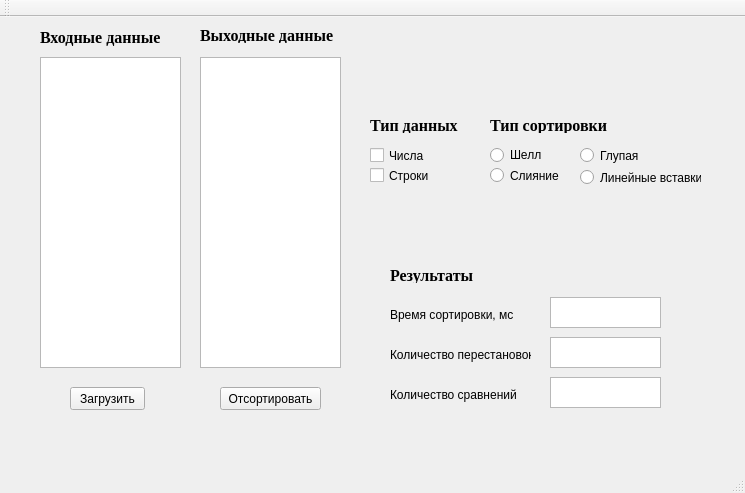
<?xml version="1.0" encoding="UTF-8"?>
<ui version="4.0">
 <class>MainWindow</class>
 <widget class="QMainWindow" name="MainWindow">
  <property name="geometry">
   <rect>
    <x>0</x>
    <y>0</y>
    <width>745</width>
    <height>493</height>
   </rect>
  </property>
  <property name="windowTitle">
   <string>MainWindow</string>
  </property>
  <widget class="QWidget" name="centralWidget">
   <widget class="QCheckBox" name="checkBox_1">
    <property name="geometry">
     <rect>
      <x>370</x>
      <y>130</y>
      <width>70</width>
      <height>17</height>
     </rect>
    </property>
    <property name="text">
     <string>Числа</string>
    </property>
   </widget>
   <widget class="QCheckBox" name="checkBox_2">
    <property name="geometry">
     <rect>
      <x>370</x>
      <y>150</y>
      <width>70</width>
      <height>17</height>
     </rect>
    </property>
    <property name="text">
     <string>Строки</string>
    </property>
   </widget>
   <widget class="QLabel" name="label">
    <property name="geometry">
     <rect>
      <x>490</x>
      <y>100</y>
      <width>131</width>
      <height>16</height>
     </rect>
    </property>
    <property name="font">
     <font>
      <family>Times New Roman</family>
      <pointsize>12</pointsize>
      <weight>75</weight>
      <bold>true</bold>
     </font>
    </property>
    <property name="text">
     <string>Тип сортировки</string>
    </property>
   </widget>
   <widget class="QLabel" name="label_2">
    <property name="geometry">
     <rect>
      <x>370</x>
      <y>100</y>
      <width>91</width>
      <height>16</height>
     </rect>
    </property>
    <property name="font">
     <font>
      <family>Times New Roman</family>
      <pointsize>12</pointsize>
      <weight>75</weight>
      <bold>true</bold>
     </font>
    </property>
    <property name="text">
     <string>Тип данных</string>
    </property>
   </widget>
   <widget class="QLabel" name="label_3">
    <property name="geometry">
     <rect>
      <x>390</x>
      <y>250</y>
      <width>91</width>
      <height>16</height>
     </rect>
    </property>
    <property name="font">
     <font>
      <family>Times New Roman</family>
      <pointsize>12</pointsize>
      <weight>75</weight>
      <bold>true</bold>
     </font>
    </property>
    <property name="text">
     <string>Результаты</string>
    </property>
   </widget>
   <widget class="QLabel" name="label_4">
    <property name="geometry">
     <rect>
      <x>40</x>
      <y>10</y>
      <width>131</width>
      <height>20</height>
     </rect>
    </property>
    <property name="font">
     <font>
      <family>Times New Roman</family>
      <pointsize>12</pointsize>
      <weight>75</weight>
      <bold>true</bold>
     </font>
    </property>
    <property name="text">
     <string>Входные данные</string>
    </property>
   </widget>
   <widget class="QLabel" name="label_5">
    <property name="geometry">
     <rect>
      <x>200</x>
      <y>10</y>
      <width>141</width>
      <height>16</height>
     </rect>
    </property>
    <property name="font">
     <font>
      <family>Times New Roman</family>
      <pointsize>12</pointsize>
      <weight>75</weight>
      <bold>true</bold>
     </font>
    </property>
    <property name="text">
     <string>Выходные данные</string>
    </property>
   </widget>
   <widget class="QLabel" name="label_6">
    <property name="geometry">
     <rect>
      <x>390</x>
      <y>290</y>
      <width>131</width>
      <height>16</height>
     </rect>
    </property>
    <property name="text">
     <string>Время сортировки, мс</string>
    </property>
   </widget>
   <widget class="QLabel" name="label_7">
    <property name="geometry">
     <rect>
      <x>390</x>
      <y>330</y>
      <width>141</width>
      <height>16</height>
     </rect>
    </property>
    <property name="text">
     <string>Количество перестановок</string>
    </property>
   </widget>
   <widget class="QLabel" name="label_8">
    <property name="geometry">
     <rect>
      <x>390</x>
      <y>370</y>
      <width>151</width>
      <height>16</height>
     </rect>
    </property>
    <property name="text">
     <string>Количество сравнений</string>
    </property>
   </widget>
   <widget class="QPushButton" name="pushDone">
    <property name="geometry">
     <rect>
      <x>220</x>
      <y>370</y>
      <width>101</width>
      <height>23</height>
     </rect>
    </property>
    <property name="text">
     <string>Отсортировать</string>
    </property>
   </widget>
   <widget class="QPushButton" name="pushLoad">
    <property name="geometry">
     <rect>
      <x>70</x>
      <y>370</y>
      <width>75</width>
      <height>23</height>
     </rect>
    </property>
    <property name="text">
     <string>Загрузить</string>
    </property>
   </widget>
   <widget class="QRadioButton" name="radioStupid">
    <property name="geometry">
     <rect>
      <x>580</x>
      <y>130</y>
      <width>82</width>
      <height>17</height>
     </rect>
    </property>
    <property name="text">
     <string>Глупая</string>
    </property>
   </widget>
   <widget class="QRadioButton" name="radioInsert">
    <property name="geometry">
     <rect>
      <x>580</x>
      <y>150</y>
      <width>121</width>
      <height>21</height>
     </rect>
    </property>
    <property name="text">
     <string>Линейные вставки</string>
    </property>
   </widget>
   <widget class="QRadioButton" name="radioShell">
    <property name="geometry">
     <rect>
      <x>490</x>
      <y>130</y>
      <width>82</width>
      <height>16</height>
     </rect>
    </property>
    <property name="text">
     <string>Шелл</string>
    </property>
   </widget>
   <widget class="QRadioButton" name="radioMerge">
    <property name="geometry">
     <rect>
      <x>490</x>
      <y>150</y>
      <width>82</width>
      <height>17</height>
     </rect>
    </property>
    <property name="text">
     <string>Слияние</string>
    </property>
   </widget>
   <widget class="QTextBrowser" name="textCompare">
    <property name="geometry">
     <rect>
      <x>550</x>
      <y>360</y>
      <width>111</width>
      <height>31</height>
     </rect>
    </property>
   </widget>
   <widget class="QTextBrowser" name="textInput">
    <property name="geometry">
     <rect>
      <x>40</x>
      <y>40</y>
      <width>141</width>
      <height>311</height>
     </rect>
    </property>
   </widget>
   <widget class="QTextBrowser" name="textOutput">
    <property name="geometry">
     <rect>
      <x>200</x>
      <y>40</y>
      <width>141</width>
      <height>311</height>
     </rect>
    </property>
   </widget>
   <widget class="QTextBrowser" name="textRearrange">
    <property name="geometry">
     <rect>
      <x>550</x>
      <y>320</y>
      <width>111</width>
      <height>31</height>
     </rect>
    </property>
   </widget>
   <widget class="QTextBrowser" name="textTime">
    <property name="geometry">
     <rect>
      <x>550</x>
      <y>280</y>
      <width>111</width>
      <height>31</height>
     </rect>
    </property>
   </widget>
  </widget>
  <widget class="QMenuBar" name="menuBar">
   <property name="geometry">
    <rect>
     <x>0</x>
     <y>0</y>
     <width>745</width>
     <height>21</height>
    </rect>
   </property>
  </widget>
  <widget class="QToolBar" name="mainToolBar">
   <attribute name="toolBarArea">
    <enum>TopToolBarArea</enum>
   </attribute>
   <attribute name="toolBarBreak">
    <bool>false</bool>
   </attribute>
  </widget>
  <widget class="QStatusBar" name="statusBar"/>
 </widget>
 <layoutdefault spacing="6" margin="11"/>
 <resources/>
 <connections/>
</ui>
